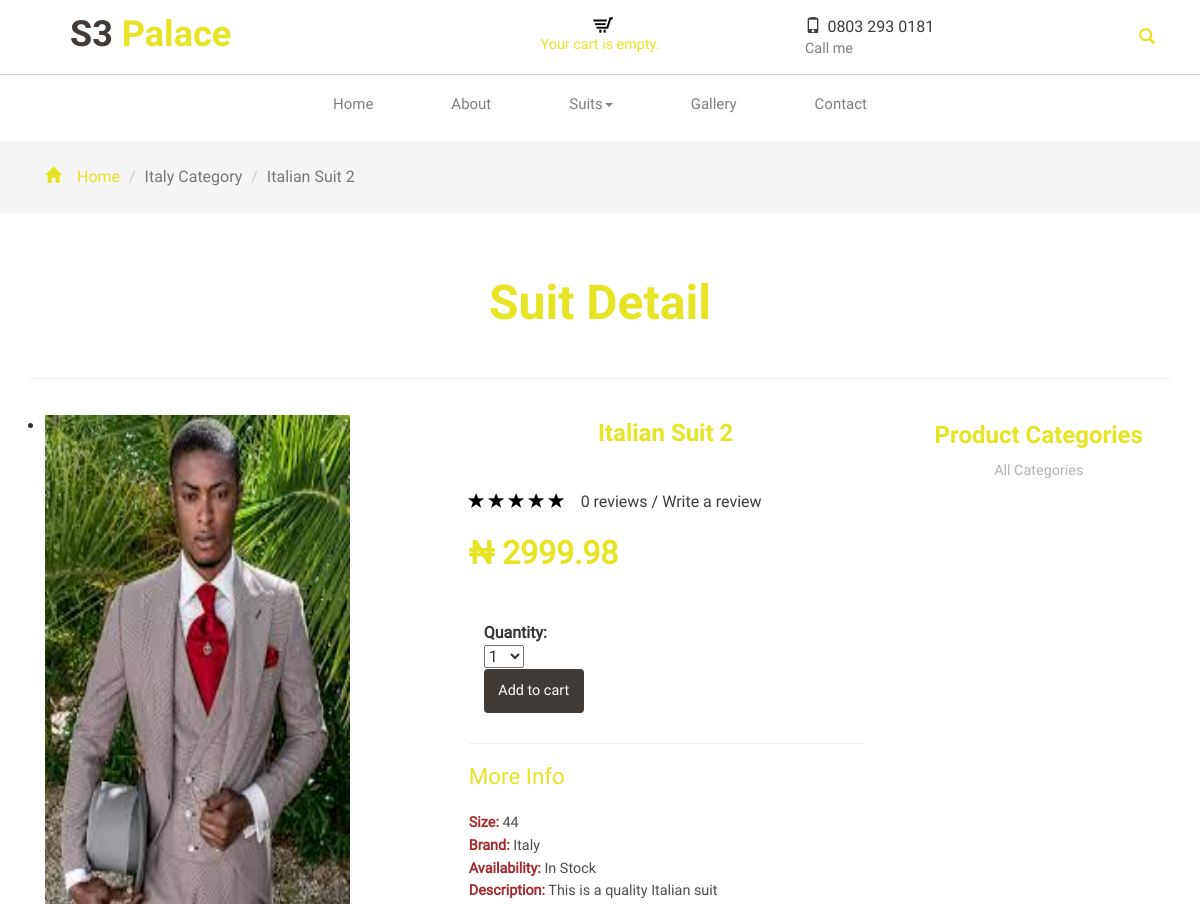
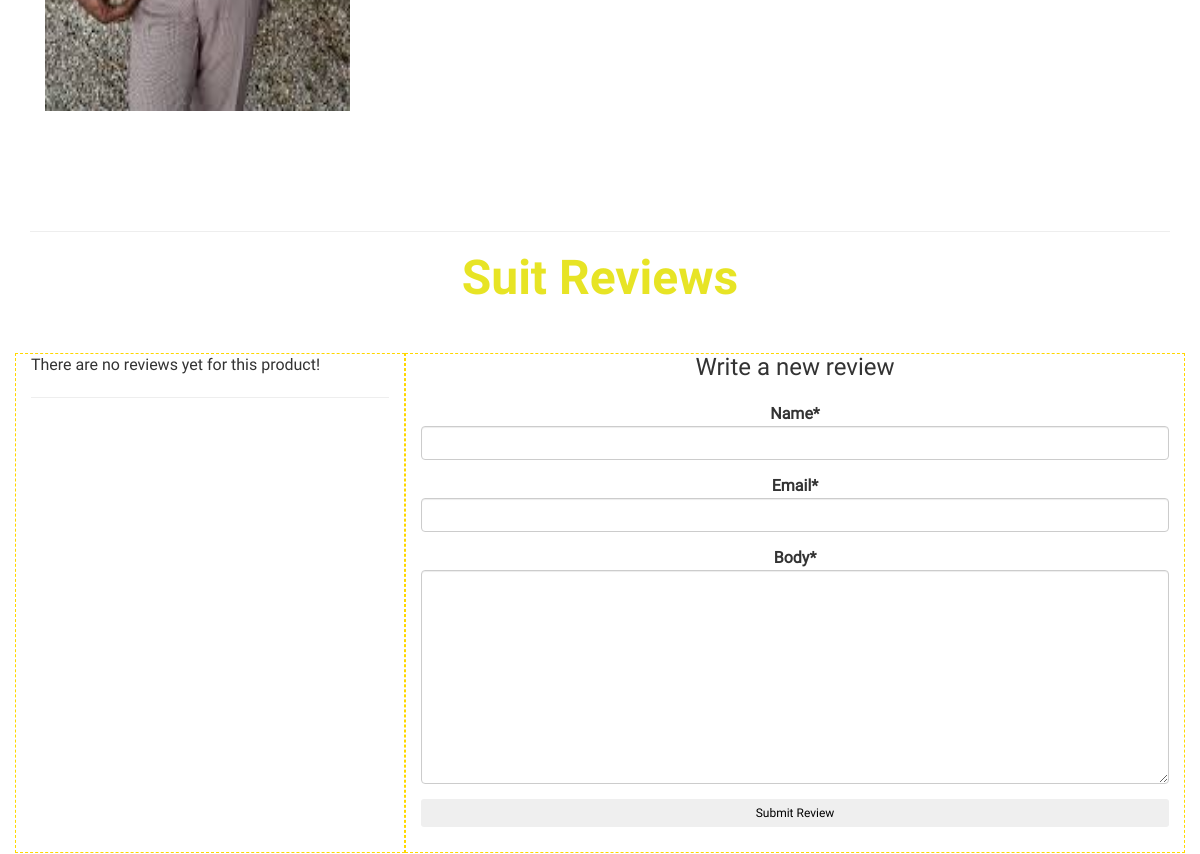
Page /4/italian-suit-2/ (upper part) on the earlier database version (2 pictures, top to bottom).
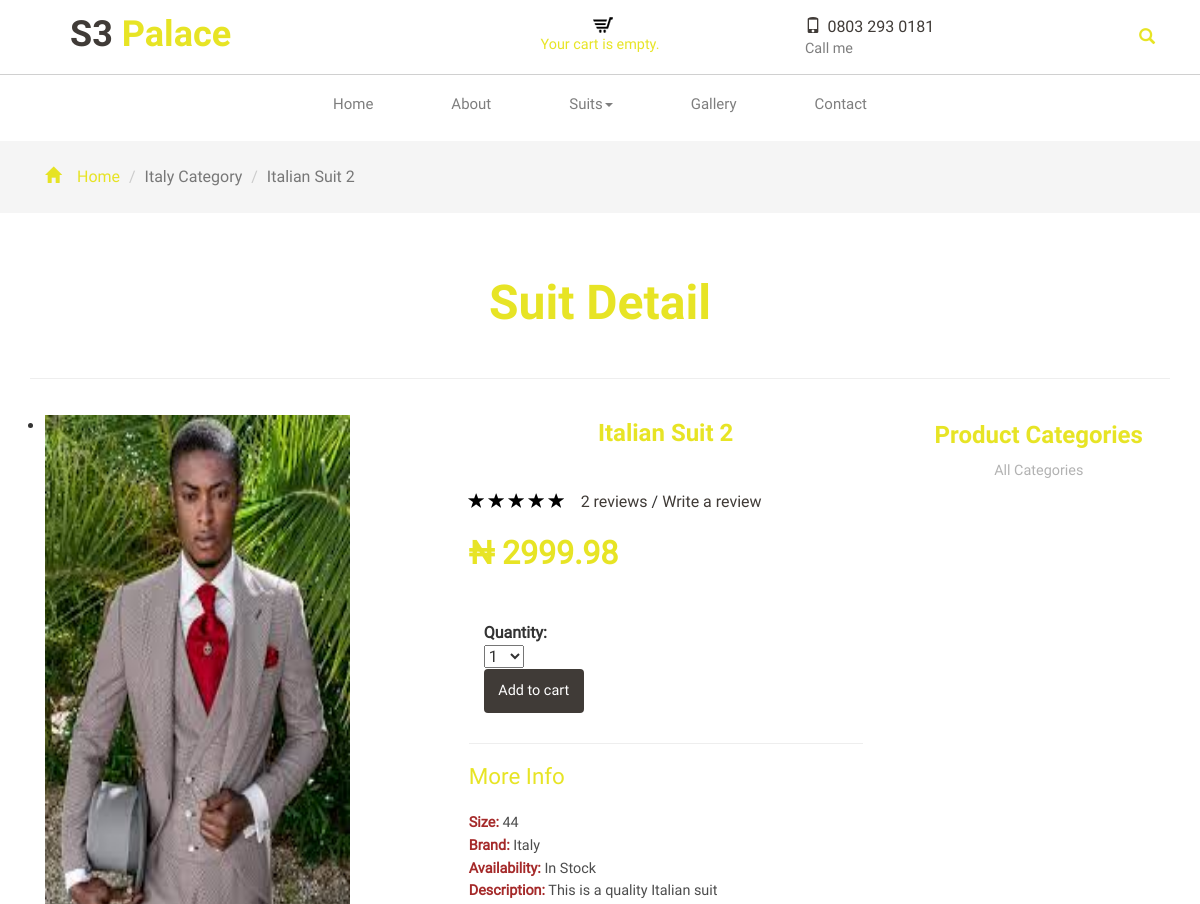
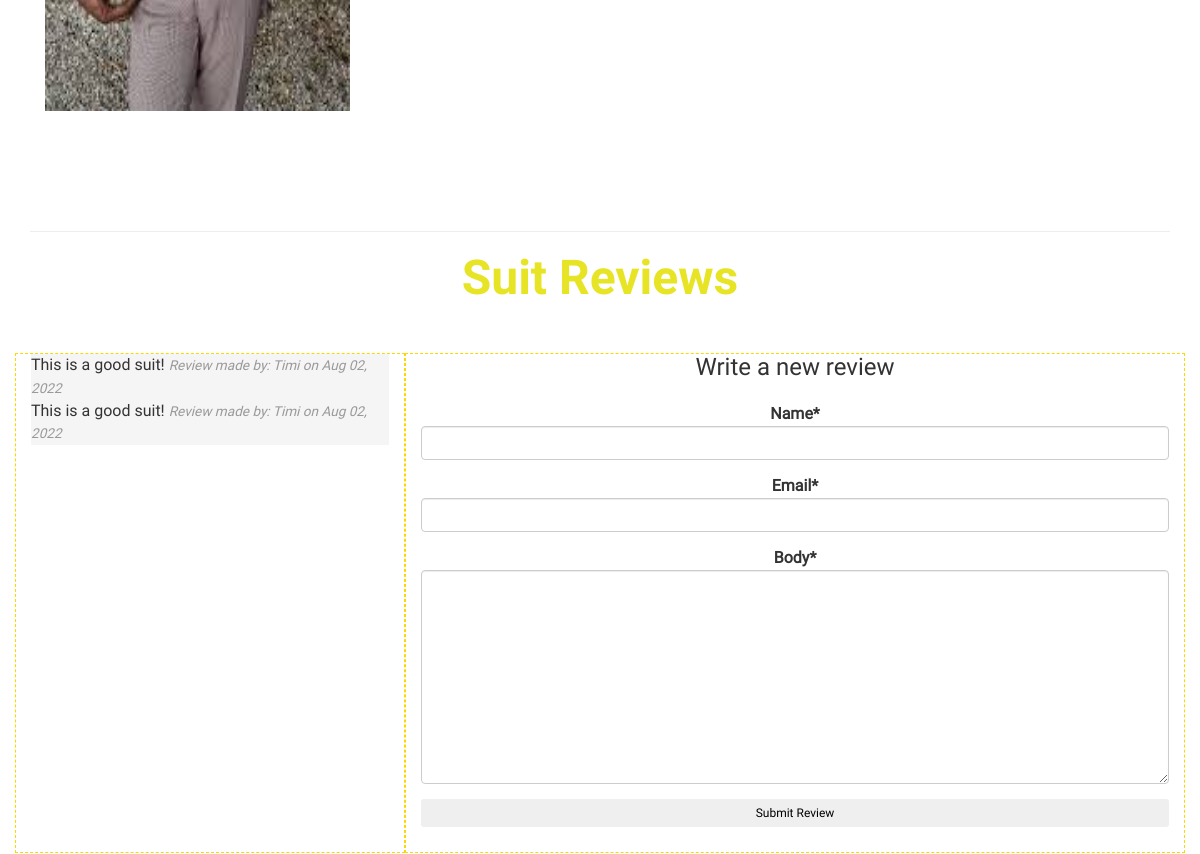
Same page on the later database version (2 pictures, top to bottom).
### shop/models.py (models this page shows, shortened)
class Review(models.Model):
    product = models.ForeignKey(Suits, on_delete=models.CASCADE, related_name='reviews')
    name = models.CharField(max_length=80)
    email = models.EmailField()
    body = models.TextField()
    created = models.DateTimeField(auto_now_add=True)
    updated = models.DateTimeField(auto_now=True)
    active = models.BooleanField(default=True)
    class Meta:
        ordering = ('created',)

### shop/views.py (the view)
# urls.py: path('<int:id>/<slug:slug>/', views.suit_detail,name='suit_detail'),
def suit_detail(request, id, slug):
    suit = get_object_or_404(Suits, id=id, slug=slug, available=True)
    categories = Category.objects.all()
    cart_product_form = CartAddProductForm()
    print('This is suit detail=', suit)
    cart = Cart(request)
    reviews = suit.reviews.filter(active=True)
    new_comment = None
    if request.method == 'POST':
        review_form = ReviewForm(data=request.POST)
        if review_form.is_valid():
            new_review = review_form.save(commit=False)
            new_review.product = suit
            new_review.save()
    else:
        review_form = ReviewForm()
    context = {
		'suit': suit,
        'categories':categories,
        'cart':cart,
		'cart_product_form': cart_product_form,
        'review_form':review_form,
        'reviews':reviews
	}
    return render(request,'shop/product/suit_detail.html',context)

### cart/forms.py
class CartAddProductForm(forms.Form):
	quantity = forms.TypedChoiceField(choices=PRODUCT_QUANTITY_CHOICES, coerce=int)
	override = forms.BooleanField(required=False, initial=False, widget=forms.HiddenInput)

### shop/forms.py
class ReviewForm(forms.ModelForm):
	class Meta:
		model = Review
		fields = ('name', 'email', 'body',)

### cart/cart.py (called while the page is built)
  def __len__(self):
    return sum(item['quantity'] for item in self.cart.values())

### shop/models.py (called while the page is built)
    def __str__(self):
        return self.name

    def get_absolute_url(self):
        return reverse('shop:product_list_by_category',args=[self.slug])

    def __str__(self):
        return self.name

### shop/templates/shop/product/suit_detail.html (shortened to what the changed rows need)
{% extends 'shop/base.html' %}
{% load static %}
{% load crispy_forms_tags %}
{% block content %}
<div class="products">
	<div class="container">
		<h2>
			{% if category %}{{ category.name }} {% else %}Suit Detail{% endif %}
		</h2>
        <div class='row'>
            <div class="col-md-9" style="border: 0px solid red;">
                <div class="content-top1">
                    <div class="col-md-8 col-sm-12" style="min-height:700px; width:50%; border: 0px solid green;">
                        <div class="single-para simpleCart_shelfItem">
                            <h2>{{ suit.name }}</h2>
                             <div class="star-on">
                                {% with reviews.count as total_reviews %}
                                <div class="review">
                                    <a href="#" class="text-muted"> {{ total_reviews }} reviews </a>/
                                    <a href="#review">Write a review</a>
                                </div>
                                {% endwith %}
                            </div>
                            <br>
                            <div class="col-md-4 top-footer1 animated wow fadeInRight">
                               <form action="{% url "cart:cart_add" suit.id %}" method="post">
                                    	{% csrf_token %} <br>
				       {{ cart_product_form }} <br>
                                </form>
                            </div>
                            <br><br>
                        </div>
                    </div>
                </div>
            </div>
            <br>
        </div>
        <h2>Suit Reviews</h2>
        <div id="review" class="row justify-content center">
            <div class="col-md-4 animated wow" style="border:1px dashed gold; min-height:500px;">
                {% for review in reviews %}
                    <div  style="background-color: whitesmoke;">
                        {{ review.body }}
                       <small class="text-muted">
                        <i>
                         Review made by: {{ review.name }} on {{ review.created | date:"M d, Y" }}
                        </i>
                        </small>
                     </div>
                {% empty %}
                    <p>There are no reviews yet for this product!</p>
                    <hr> <br>
                {% endfor %}
            </div>
        </div>
    </div>
</div>
{% endblock content  %}

Differences in the rows shown:
added Review: body "This is a good suit!", name "Timi", created "Aug 02, 2022"
added Review: body "This is a good suit!", name "Timi", created "Aug 02, 2022"
Other differences:
{{ total_reviews }}: "0" → "2"
text no longer shown: "There are no reviews yet for this product!"
